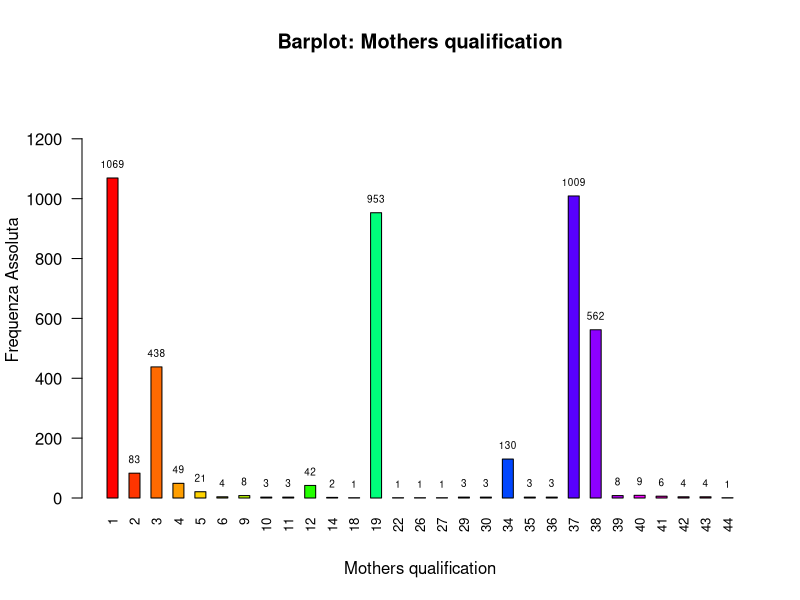
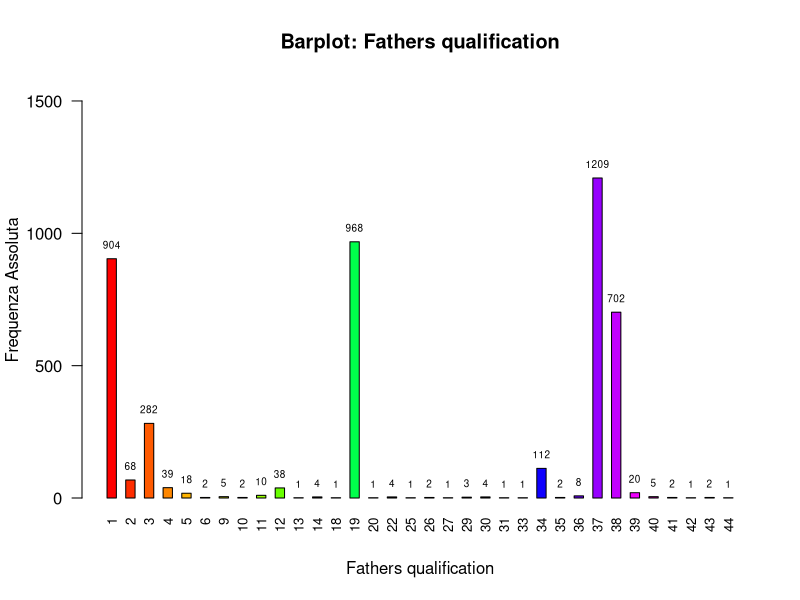
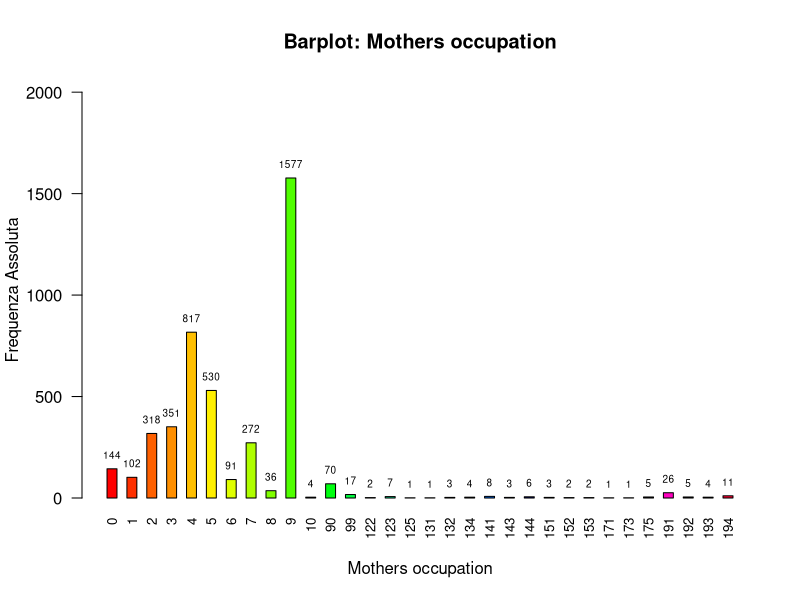
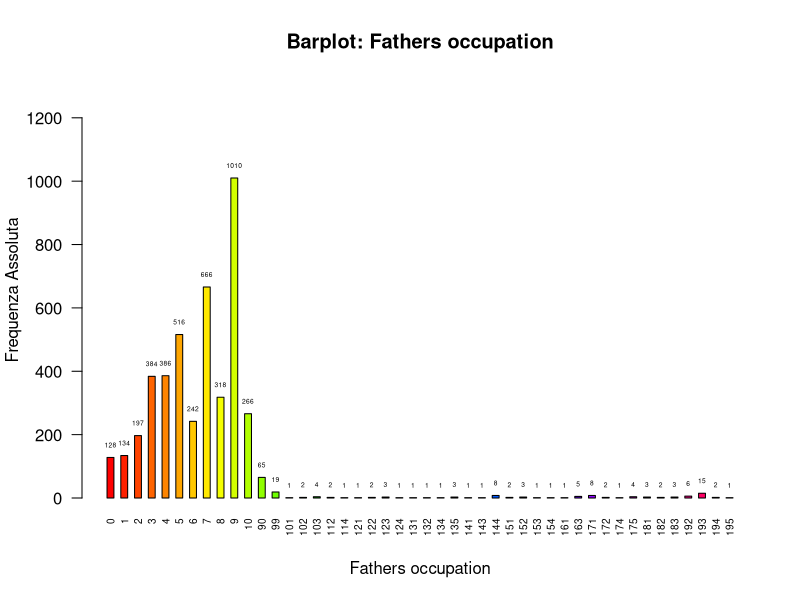
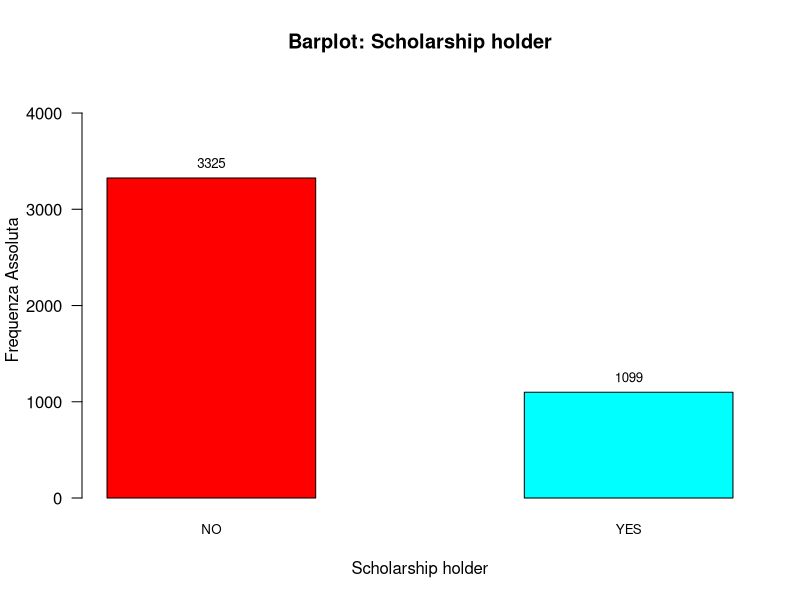
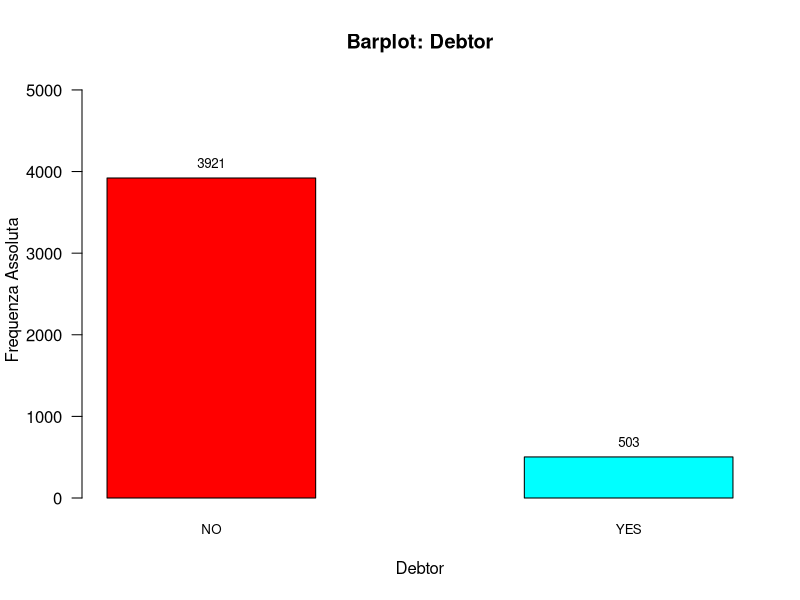
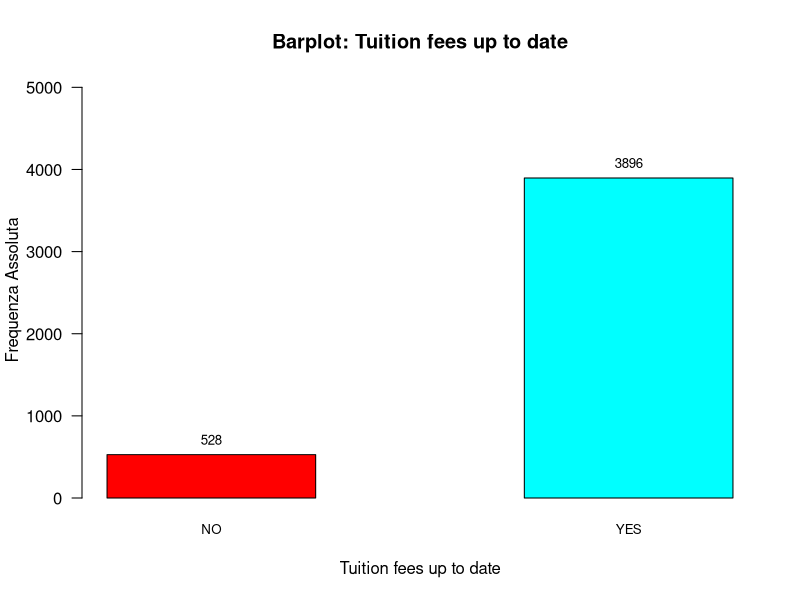

Recreate these plots in R, in order. (Note: this script raises an error after producing the figures.)
## ---- chunk 1
# Librerie
library(ggplot2)
library(here)
library(dplyr)

# Caricamento Dataset
data <- read.csv(here("dataset/dataMod.csv"), sep = ",", header = TRUE, check.names = FALSE)

head(data)
# Estrai Fattori Socio-economici
columns_to_extract <- data[, c("Mothers_qualification","Fathers_qualification", "Mothers_occupation", "Fathers_occupation", "Scholarship_holder", "Debtor", "Tuition_fees_up_to_date")]

columns_to_extract$Debtor <- factor(columns_to_extract$Debtor, levels = c(0, 1), labels = c("NO", "YES"))
columns_to_extract$Scholarship_holder <- factor(columns_to_extract$Scholarship_holder, levels = c(0, 1), labels = c("NO", "YES"))
columns_to_extract$Tuition_fees_up_to_date <- factor(columns_to_extract$Tuition_fees_up_to_date, levels = c(0, 1), labels = c("NO", "YES"))


# Funzione per creare i Barplot
create_barplot <- function(freq, max_freq, main_title, xlab = "", ylab = "Frequenza Assoluta", col_palette = rainbow, labRotation = 1, catLabelSize=0.8, freqLabelSize=0.8) {
  
  bp <- barplot(freq, 
                main = main_title,
                xlab = xlab,
                ylab = ylab,
                ylim = c(0, max_freq * 1.3),
                col = col_palette(length(freq)),
                space = 1,
                las = labRotation,
                cex.names = catLabelSize)
  
  text(x = bp, y = freq, labels = freq, pos = 3, cex = freqLabelSize, col = "black")
}

for (col in colnames(columns_to_extract)) {
  
  freq <- table(columns_to_extract[[col]])
  
  if (col == "Mothers_qualification" | col == "Fathers_qualification" | col == "Mothers_occupation") {
    labRotation <- 2  # Label Verticali
    freqLabelSize <- 0.6
    catLabelSize <- 0.8
  } else if (col == "Fathers_occupation"){
    labRotation <- 2
    freqLabelSize <- 0.4
    catLabelSize <- 0.6
  }else{
    labRotation <- 1  # Label Orizzontali
    freqLabelSize <- 0.8
    catLabelSize <- 0.8
  }
  
  cleaned_col_name <- gsub("_", " ", col)
  
  # Creazione del file PDF
  pdf_filename <- paste0("Grafici/Barplot_", gsub(" ", "_", cleaned_col_name), ".pdf")
  # pdf(pdf_filename)
  
  # Creazione del Barplot
  create_barplot(freq = freq, 
                 max_freq = max(freq), 
                 main_title = paste("Barplot:", cleaned_col_name), 
                 xlab = cleaned_col_name, 
                 ylab = "Frequenza Assoluta",
                 labRotation = labRotation,
                 freqLabelSize = freqLabelSize,
                 catLabelSize = catLabelSize)
  
   #dev.off()
}
## ---- chunk 2
# Librerie
library(ggplot2)
library(dplyr)

# Funzione per Creare Istogrammi con Densità
create_histogram <- function(data, feature, output_dir = "Grafici", xlim) {
  cleaned_feature_name <- gsub("_", " ", feature)
  feature_data <- data[[feature]]
  
  # Salvataggio in PDF
  # pdf(file = paste0(output_dir, "/DensityPlot_", gsub(" ", "_", cleaned_feature_name), ".pdf"))
  
  hist(feature_data,
       main = paste("Density Plot:", cleaned_feature_name),
       xlab = cleaned_feature_name,
       ylab = "Densità",
       col = "lightblue",
       border = "darkblue",
       freq = FALSE,
       xlim = xlim)
  grid()
  
  dens <- density(feature_data, na.rm = TRUE)
  lines(dens, col = "red", lwd = 2)
  
  # dev.off()
}

# Funzione per Creare Boxplot
create_boxplot <- function(data, feature, output_dir = "Grafici") {
  cleaned_feature_name <- gsub("_", " ", feature)
  feature_data <- data[[feature]]
  
  if (all(is.na(feature_data))) {
    cat("La feature", feature, "contiene solo valori NA. Boxplot non creato.\n")
    return()
  }
  
  # Creazione del Boxplot
  p <- ggplot(data, aes(x = .data[[feature]], y = "")) +
    geom_boxplot(fill = "lightblue", color = "darkblue", width = 0.3) +
    labs(title = paste("Boxplot:", cleaned_feature_name),
         x = cleaned_feature_name) +
    theme_minimal() +
    stat_boxplot(geom = "errorbar", width = 0.15) +
    theme(axis.title.y = element_blank(),
          axis.text.y = element_blank(),   
          axis.ticks.y = element_blank(),
          plot.title = element_text(hjust = 0.5, face = "bold", vjust = 2))
  
  # Salvataggio in PDF
  #pdf(file = paste0(output_dir, "/Boxplot_", gsub(" ", "_", cleaned_feature_name), ".pdf"))
  
  print(p)
  
  #dev.off()
  
}


features_to_plot <- c("Unemployment_rate", "Inflation_rate", "GDP")

# Creazione degli Istogrammi con Densità e Salvataggio
for (feature in features_to_plot) {
  stats <- calculate_summary_stats(data = data, feature = feature)
  print(stats)
  
  if(feature == "Unemployment_rate"){
    xlim=c(6,18)
  }
  if(feature == "Inflation_rate"){
    xlim=c(-1.5,4.5)
  }
  if(feature == "GDP"){
    xlim=c(-5,4.5)
  }
  
  
  create_histogram(data = data, feature = feature, xlim=xlim)
  
  create_boxplot(data = data, feature = feature)
  
}


